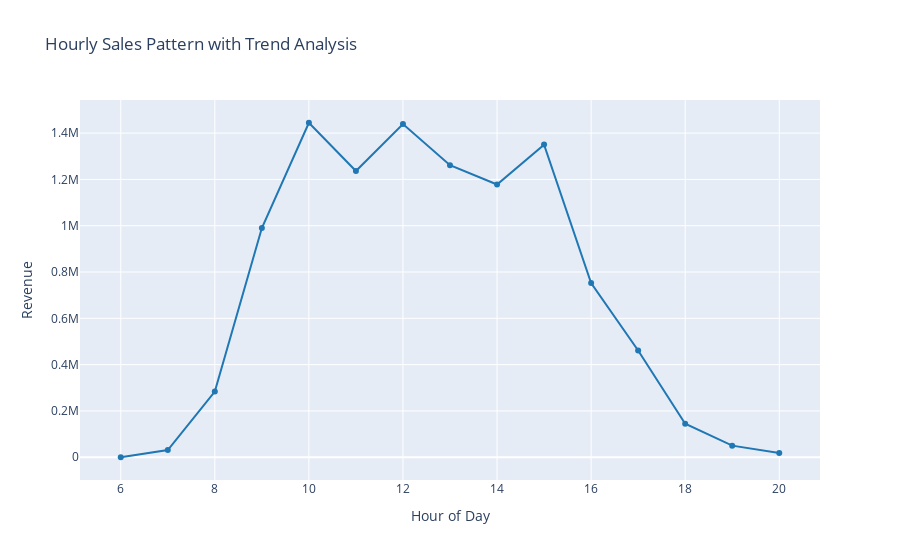

Here is the notebook cell this chart was saved with:
### Markdown cell above
### Hourly Sales Pattern

### Code cell
hourly_sales = df_cleaned.groupby('Hour')['TotalTransaction'].sum().reset_index()

px.line(
    hourly_sales,
    x='Hour',
    y='TotalTransaction',
    title='Hourly Sales Pattern with Trend Analysis',
    labels={'Hour': 'Hour of Day', 'TotalTransaction': 'Revenue'},
    markers=True,
    color_discrete_sequence=['#1f77b4']
)

### Figure 1 — Plotly figure (JSON) as saved in the notebook; plotly's stock layout.template omitted (floating-point values rounded to 4 significant figures)
{"data": [{"hovertemplate": "Hour of Day=%{x}<br>Revenue=%{y}<extra></extra>", "legendgroup": "", "line": {"color": "#1f77b4", "dash": "solid"}, "marker": {"symbol": "circle"}, "mode": "lines+markers", "name": "", "orientation": "v", "showlegend": false, "type": "scatter", "x": [6, 7, 8, 9, 10, 11, 12, 13, 14, 15, 16, 17, 18, 19, 20], "xaxis": "x", "y": [4.25, 31060.0, 283800.0, 990100.0, 1445000.0, 1237000.0, 1439000.0, 1261000.0, 1178000.0, 1350000.0, 752500.0, 461000.0, 144600.0, 50200.0, 18830.0], "yaxis": "y"}], "layout": {"legend": {"tracegroupgap": 0}, "title": {"text": "Hourly Sales Pattern with Trend Analysis"}, "xaxis": {"anchor": "y", "domain": [0, 1], "title": {"text": "Hour of Day"}}, "yaxis": {"anchor": "x", "domain": [0, 1], "title": {"text": "Revenue"}}}}
